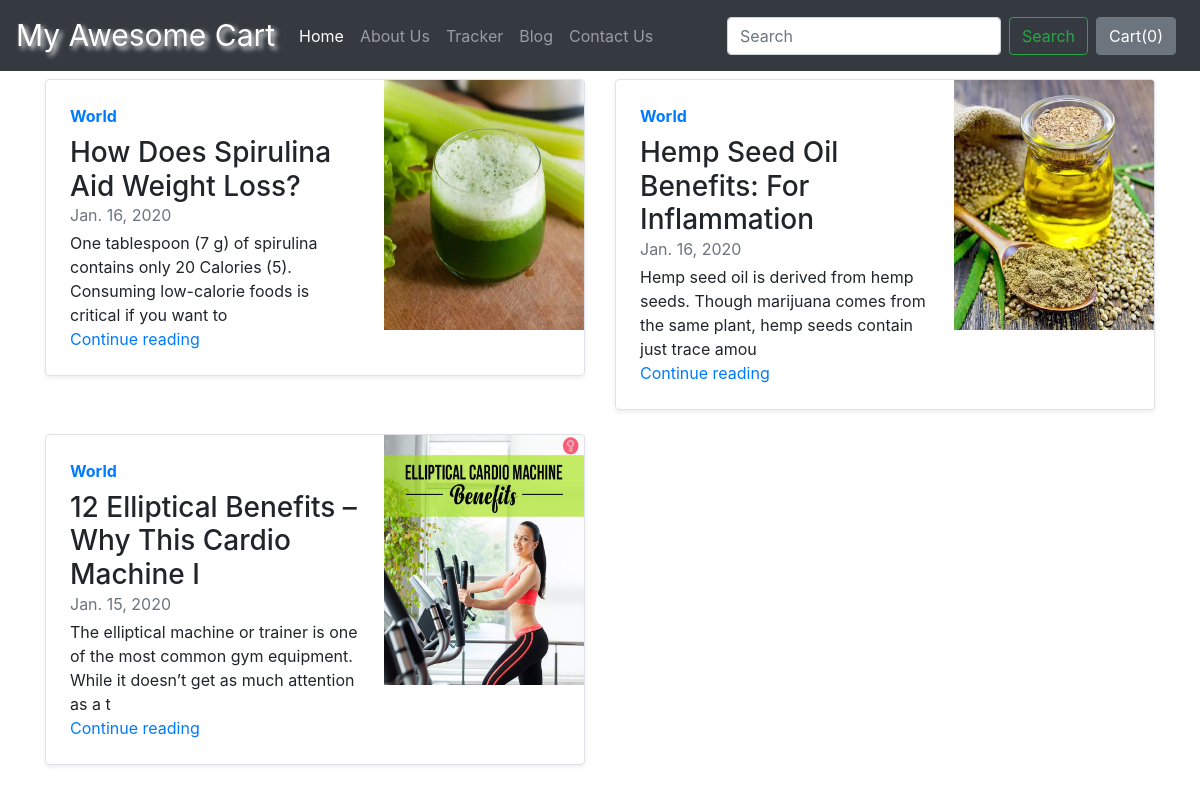
Screenshot of /blog/ with the database file from the repository.
### blog/models.py (models this page shows, shortened)
class Blogpost(models.Model):
	post_id = models.AutoField(primary_key=True)
	title = models.CharField(max_length=50)
	head0 = models.CharField(max_length=500, default="")
	chead0 = models.CharField(max_length=5000, default="")
	head1 = models.CharField(max_length=500, default="")
	chead1 = models.CharField(max_length=5000, default="")
	head2 = models.CharField(max_length=500, default="")
	chead2 = models.CharField(max_length=5000, default="")
	pub_date = models.DateField()
	thumbnail = models.ImageField(upload_to='shop/images', default="")

### blog/views.py (the view)
# urls.py: path("", views.index, name = "BlogHome"),
def index(request):
	all_blogs = Blogpost.objects.order_by('-pub_date')
	return render(request, 'blog/index.html',{'blogs':all_blogs})

### blog/templates/blog/index.html
{% extends 'blog/basic.html' %}
{% block body %}
<div class="container">
    <div class="row my-2">
    	{% for blog in blogs %}
        <div class="col-md-6">
            <div
                class="row no-gutters border rounded overflow-hidden flex-md-row mb-4 shadow-sm h-md-250 position-relative">
                <div class="col p-4 d-flex flex-column position-static">
                    <strong class="d-inline-block mb-2 text-primary">World</strong>
                    <h3 class="mb-0">{{ blog.title }}</h3>
                    <div class="mb-1 text-muted">{{ blog.pub_date }}</div>
                    <p class="card-text mb-auto">{{ blog.chead0|slice:":120" }}</p>
                    <a href="{% url 'blogPost' blog.post_id %}" class="stretched-link">Continue reading</a>
                </div>
                <div class="col-auto d-none d-lg-block">
                    <img src='/media/{{ blog.thumbnail }}'  style="width: 200px; height: 250px;">
                </div>
            </div>
        </div>
        {% endfor %}
    </div>
</div>
{% endblock %}

### blog/templates/blog/basic.html (shortened to what this page needs)
{% load static %}
<!doctype html>
<html lang="en">
  <head>
    <link rel="stylesheet" href="https://stackpath.bootstrapcdn.com/bootstrap/4.2.1/css/bootstrap.min.css">
  </head>
  <body>
    <nav class="navbar navbar-expand-lg navbar-dark bg-dark">
  <a class="navbar-brand custom-logo" href="/shop">My Awesome Cart</a>
  <div class="collapse navbar-collapse" id="navbarSupportedContent">
    <ul class="navbar-nav mr-auto">
      <li class="nav-item active">
        <a class="nav-link" href="/shop">Home <span class="sr-only">(current)</span></a>
      </li>
      <li class="nav-item">
        <a class="nav-link" href="/shop/about">About Us</a>
      </li>
      <li class="nav-item">
        <a class="nav-link" href="/shop/tracker">Tracker</a>
      </li>
      <li class="nav-item">
        <a class="nav-link" href="/blog">Blog</a>
      </li>
      <li class="nav-item">
        <a class="nav-link" href="/shop/contact">Contact Us</a>
      </li>
    </ul>
    <form class="form-inline my-2 my-lg-0" method="get" action="/shop/search/" >
      <input class="form-control mr-sm-2" name="search" type="search" placeholder="Search" aria-label="Search">
      <button class="btn btn-outline-success my-2 my-sm-0" type="submit">Search</button>
    </form>
    <button type="button" class="btn btn-secondary mx-2" id="popcart" data-container="body" data-toggle="popover" data-placement="bottom" data-html="true" data-content="Vivamus
sagittis lacus vel augue laoreet rutrum faucibus.">Cart(<span id="cart">0</span>)</button>
  </div>
</nav>
  {% block body %} {% endblock %}
  </body>
</html>

### rows the page displays
Blogpost: title "How Does Spirulina Aid Weight Loss?", pub_date "Jan. 16, 2020", chead0 "One tablespoon (7 g) of spirulina contains only 20 Calories (5). Consuming low-calorie foods is critical if you want to", thumbnail (picture)
Blogpost: title "Hemp Seed Oil Benefits: For Inflammation", pub_date "Jan. 16, 2020", chead0 "Hemp seed oil is derived from hemp seeds. Though marijuana comes from the same plant, hemp seeds contain just trace amou", thumbnail (picture)
Blogpost: title "12 Elliptical Benefits – Why This Cardio Machine I", pub_date "Jan. 15, 2020", chead0 "The elliptical machine or trainer is one of the most common gym equipment. While it doesn’t get as much attention as a t", thumbnail (picture)
